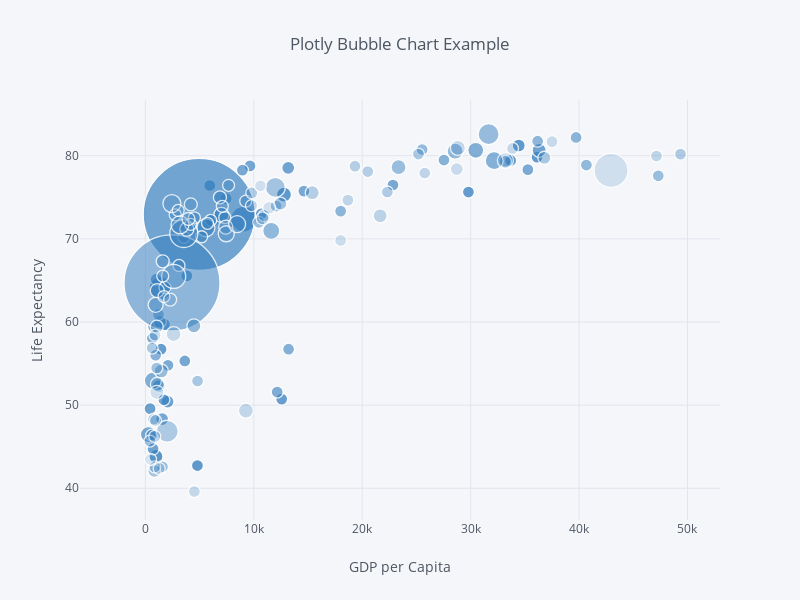

Notebook source saved alongside this figure:
### Code cell
# Need categories='<to column you want the bubbles' color to correspond to>'
iplot(df2007.iplot(asFigure=True, kind='bubble', x='gdpPercap', y='lifeExp', size='pop', text='country',
             categories='country', legend=False, xTitle='GDP per Capita', colors='blue', 
             yTitle='Life Expectancy', title='Plotly Bubble Chart Example', dimensions=(800,600)),
             show_link=False)
